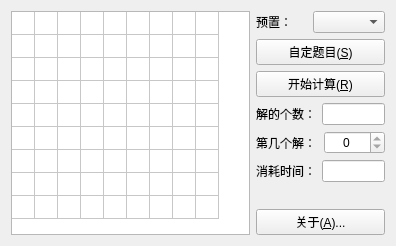
<?xml version="1.0" encoding="UTF-8"?>
<ui version="4.0">
 <class>widgetClass</class>
 <widget class="QWidget" name="widgetClass">
  <property name="geometry">
   <rect>
    <x>0</x>
    <y>0</y>
    <width>396</width>
    <height>246</height>
   </rect>
  </property>
  <property name="minimumSize">
   <size>
    <width>0</width>
    <height>0</height>
   </size>
  </property>
  <property name="maximumSize">
   <size>
    <width>16777215</width>
    <height>16777215</height>
   </size>
  </property>
  <property name="windowTitle">
   <string>数独求解</string>
  </property>
  <layout class="QHBoxLayout" name="horizontalLayout">
   <item>
    <widget class="MyTable" name="tableWidget">
     <property name="contextMenuPolicy">
      <enum>Qt::NoContextMenu</enum>
     </property>
     <property name="verticalScrollBarPolicy">
      <enum>Qt::ScrollBarAlwaysOff</enum>
     </property>
     <property name="horizontalScrollBarPolicy">
      <enum>Qt::ScrollBarAlwaysOff</enum>
     </property>
     <property name="sizeAdjustPolicy">
      <enum>QAbstractScrollArea::AdjustIgnored</enum>
     </property>
     <property name="autoScroll">
      <bool>false</bool>
     </property>
     <property name="editTriggers">
      <set>QAbstractItemView::NoEditTriggers</set>
     </property>
     <property name="showDropIndicator" stdset="0">
      <bool>false</bool>
     </property>
     <property name="dragDropOverwriteMode">
      <bool>false</bool>
     </property>
     <property name="selectionMode">
      <enum>QAbstractItemView::SingleSelection</enum>
     </property>
     <property name="textElideMode">
      <enum>Qt::ElideMiddle</enum>
     </property>
     <property name="wordWrap">
      <bool>false</bool>
     </property>
     <property name="rowCount">
      <number>9</number>
     </property>
     <property name="columnCount">
      <number>9</number>
     </property>
     <attribute name="horizontalHeaderVisible">
      <bool>false</bool>
     </attribute>
     <attribute name="horizontalHeaderDefaultSectionSize">
      <number>23</number>
     </attribute>
     <attribute name="horizontalHeaderMinimumSectionSize">
      <number>23</number>
     </attribute>
     <attribute name="verticalHeaderVisible">
      <bool>false</bool>
     </attribute>
     <attribute name="verticalHeaderDefaultSectionSize">
      <number>23</number>
     </attribute>
     <attribute name="verticalHeaderMinimumSectionSize">
      <number>23</number>
     </attribute>
     <row/>
     <row/>
     <row/>
     <row/>
     <row/>
     <row/>
     <row/>
     <row/>
     <row/>
     <column/>
     <column/>
     <column/>
     <column/>
     <column/>
     <column/>
     <column/>
     <column/>
     <column/>
    </widget>
   </item>
   <item>
    <layout class="QVBoxLayout" name="verticalLayout">
     <item>
      <layout class="QHBoxLayout" name="horizontalLayout_1">
       <item>
        <widget class="QLabel" name="label_1">
         <property name="text">
          <string>预置：</string>
         </property>
        </widget>
       </item>
       <item>
        <widget class="QComboBox" name="comboBox"/>
       </item>
      </layout>
     </item>
     <item>
      <widget class="QPushButton" name="editButton">
       <property name="text">
        <string>自定题目(&amp;S)</string>
       </property>
      </widget>
     </item>
     <item>
      <widget class="QPushButton" name="solveButton">
       <property name="text">
        <string>开始计算(&amp;R)</string>
       </property>
      </widget>
     </item>
     <item>
      <layout class="QHBoxLayout" name="horizontalLayout_2">
       <item>
        <widget class="QLabel" name="label_2">
         <property name="sizePolicy">
          <sizepolicy hsizetype="Preferred" vsizetype="Preferred">
           <horstretch>0</horstretch>
           <verstretch>0</verstretch>
          </sizepolicy>
         </property>
         <property name="text">
          <string>解的个数：</string>
         </property>
        </widget>
       </item>
       <item>
        <widget class="QLineEdit" name="numEdit">
         <property name="sizePolicy">
          <sizepolicy hsizetype="Maximum" vsizetype="Preferred">
           <horstretch>0</horstretch>
           <verstretch>0</verstretch>
          </sizepolicy>
         </property>
         <property name="maximumSize">
          <size>
           <width>80</width>
           <height>16777215</height>
          </size>
         </property>
         <property name="alignment">
          <set>Qt::AlignCenter</set>
         </property>
         <property name="readOnly">
          <bool>true</bool>
         </property>
        </widget>
       </item>
      </layout>
     </item>
     <item>
      <layout class="QHBoxLayout" name="horizontalLayout_3">
       <item>
        <widget class="QLabel" name="label_3">
         <property name="sizePolicy">
          <sizepolicy hsizetype="Preferred" vsizetype="Preferred">
           <horstretch>0</horstretch>
           <verstretch>0</verstretch>
          </sizepolicy>
         </property>
         <property name="text">
          <string>第几个解：</string>
         </property>
        </widget>
       </item>
       <item>
        <widget class="QSpinBox" name="mBox">
         <property name="sizePolicy">
          <sizepolicy hsizetype="Maximum" vsizetype="Preferred">
           <horstretch>0</horstretch>
           <verstretch>0</verstretch>
          </sizepolicy>
         </property>
         <property name="maximumSize">
          <size>
           <width>80</width>
           <height>16777215</height>
          </size>
         </property>
         <property name="alignment">
          <set>Qt::AlignCenter</set>
         </property>
         <property name="readOnly">
          <bool>true</bool>
         </property>
        </widget>
       </item>
      </layout>
     </item>
     <item>
      <layout class="QHBoxLayout" name="horizontalLayout_4">
       <item>
        <widget class="QLabel" name="label_4">
         <property name="sizePolicy">
          <sizepolicy hsizetype="Preferred" vsizetype="Preferred">
           <horstretch>0</horstretch>
           <verstretch>0</verstretch>
          </sizepolicy>
         </property>
         <property name="text">
          <string>消耗时间：</string>
         </property>
        </widget>
       </item>
       <item>
        <widget class="QLineEdit" name="timeEdit">
         <property name="sizePolicy">
          <sizepolicy hsizetype="Maximum" vsizetype="Preferred">
           <horstretch>0</horstretch>
           <verstretch>0</verstretch>
          </sizepolicy>
         </property>
         <property name="maximumSize">
          <size>
           <width>80</width>
           <height>16777215</height>
          </size>
         </property>
         <property name="alignment">
          <set>Qt::AlignCenter</set>
         </property>
         <property name="readOnly">
          <bool>true</bool>
         </property>
        </widget>
       </item>
      </layout>
     </item>
     <item>
      <spacer name="verticalSpacer">
       <property name="orientation">
        <enum>Qt::Vertical</enum>
       </property>
       <property name="sizeHint" stdset="0">
        <size>
         <width>20</width>
         <height>40</height>
        </size>
       </property>
      </spacer>
     </item>
     <item>
      <widget class="QPushButton" name="aboutButton">
       <property name="sizePolicy">
        <sizepolicy hsizetype="Preferred" vsizetype="Preferred">
         <horstretch>0</horstretch>
         <verstretch>0</verstretch>
        </sizepolicy>
       </property>
       <property name="text">
        <string>关于(&amp;A)...</string>
       </property>
      </widget>
     </item>
    </layout>
   </item>
  </layout>
 </widget>
 <layoutdefault spacing="6" margin="11"/>
 <customwidgets>
  <customwidget>
   <class>MyTable</class>
   <extends>QTableWidget</extends>
   <header location="global">mytable.h</header>
  </customwidget>
 </customwidgets>
 <tabstops>
  <tabstop>tableWidget</tabstop>
  <tabstop>solveButton</tabstop>
  <tabstop>numEdit</tabstop>
  <tabstop>mBox</tabstop>
  <tabstop>timeEdit</tabstop>
  <tabstop>aboutButton</tabstop>
 </tabstops>
 <resources/>
 <connections/>
</ui>
